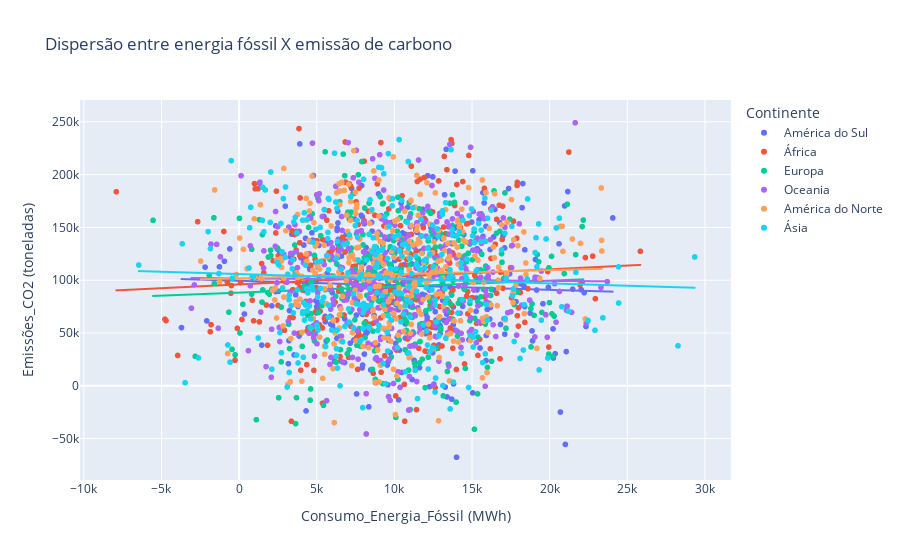

Write notebook code for a chart like this one.
### Markdown cell above
## • Crie gráficos de dispersão para analisar a correlação entre o consumo de energia fóssil e as emissões de CO2 por continente, incluindo uma linha de regressão.

### Code cell
px.scatter(energy_df, y='Emissões_CO2 (toneladas)', x='Consumo_Energia_Fóssil (MWh)', color='Continente', trendline='ols', title='Dispersão entre energia fóssil X emissão de carbono')

### Figure 1 — Plotly figure (JSON) as saved in the notebook; plotly's stock layout.template omitted (floating-point values rounded to 4 significant figures; data arrays with more than 128 entries replaced by an {"elided": "..."} marker saying what was removed)
{"data": [{"hovertemplate": "Continente=América do Sul<br>Consumo_Energia_Fóssil (MWh)=%{x}<br>Emissões_CO2 (toneladas)=%{y}<extra></extra>", "legendgroup": "América do Sul", "marker": {"color": "#636efa", "symbol": "circle"}, "mode": "markers", "name": "América do Sul", "showlegend": true, "type": "scattergl", "x": {"elided": "341 float values"}, "xaxis": "x", "y": {"elided": "341 float values"}, "yaxis": "y"}, {"hovertemplate": "<b>OLS trendline</b><br>Emissões_CO2 (toneladas) = -0.428704 * Consumo_Energia_Fóssil (MWh) + 99454.2<br>R<sup>2</sup>=0.001802<br><br>Continente=América do Sul<br>Consumo_Energia_Fóssil (MWh)=%{x}<br>Emissões_CO2 (toneladas)=%{y} <b>(trend)</b><extra></extra>", "legendgroup": "América do Sul", "marker": {"color": "#636efa", "symbol": "circle"}, "mode": "lines", "name": "América do Sul", "showlegend": false, "type": "scattergl", "x": {"elided": "341 float values"}, "xaxis": "x", "y": {"elided": "341 float values"}, "yaxis": "y"}, {"hovertemplate": "Continente=África<br>Consumo_Energia_Fóssil (MWh)=%{x}<br>Emissões_CO2 (toneladas)=%{y}<extra></extra>", "legendgroup": "África", "marker": {"color": "#EF553B", "symbol": "circle"}, "mode": "markers", "name": "África", "showlegend": true, "type": "scattergl", "x": {"elided": "324 float values"}, "xaxis": "x", "y": {"elided": "324 float values"}, "yaxis": "y"}, {"hovertemplate": "<b>OLS trendline</b><br>Emissões_CO2 (toneladas) = 0.714522 * Consumo_Energia_Fóssil (MWh) + 95999.7<br>R<sup>2</sup>=0.005177<br><br>Continente=África<br>Consumo_Energia_Fóssil (MWh)=%{x}<br>Emissões_CO2 (toneladas)=%{y} <b>(trend)</b><extra></extra>", "legendgroup": "África", "marker": {"color": "#EF553B", "symbol": "circle"}, "mode": "lines", "name": "África", "showlegend": false, "type": "scattergl", "x": {"elided": "324 float values"}, "xaxis": "x", "y": {"elided": "324 float values"}, "yaxis": "y"}, {"hovertemplate": "Continente=Europa<br>Consumo_Energia_Fóssil (MWh)=%{x}<br>Emissões_CO2 (toneladas)=%{y}<extra></extra>", "legendgroup": "Europa", "marker": {"color": "#00cc96", "symbol": "circle"}, "mode": "markers", "name": "Europa", "showlegend": true, "type": "scattergl", "x": {"elided": "332 float values"}, "xaxis": "x", "y": {"elided": "332 float values"}, "yaxis": "y"}, {"hovertemplate": "<b>OLS trendline</b><br>Emissões_CO2 (toneladas) = 0.567208 * Consumo_Energia_Fóssil (MWh) + 88220.5<br>R<sup>2</sup>=0.003246<br><br>Continente=Europa<br>Consumo_Energia_Fóssil (MWh)=%{x}<br>Emissões_CO2 (toneladas)=%{y} <b>(trend)</b><extra></extra>", "legendgroup": "Europa", "marker": {"color": "#00cc96", "symbol": "circle"}, "mode": "lines", "name": "Europa", "showlegend": false, "type": "scattergl", "x": {"elided": "332 float values"}, "xaxis": "x", "y": {"elided": "332 float values"}, "yaxis": "y"}, {"hovertemplate": "Continente=Oceania<br>Consumo_Energia_Fóssil (MWh)=%{x}<br>Emissões_CO2 (toneladas)=%{y}<extra></extra>", "legendgroup": "Oceania", "marker": {"color": "#ab63fa", "symbol": "circle"}, "mode": "markers", "name": "Oceania", "showlegend": true, "type": "scattergl", "x": {"elided": "344 float values"}, "xaxis": "x", "y": {"elided": "344 float values"}, "yaxis": "y"}, {"hovertemplate": "<b>OLS trendline</b><br>Emissões_CO2 (toneladas) = -0.118032 * Consumo_Energia_Fóssil (MWh) + 101727<br>R<sup>2</sup>=0.000135<br><br>Continente=Oceania<br>Consumo_Energia_Fóssil (MWh)=%{x}<br>Emissões_CO2 (toneladas)=%{y} <b>(trend)</b><extra></extra>", "legendgroup": "Oceania", "marker": {"color": "#ab63fa", "symbol": "circle"}, "mode": "lines", "name": "Oceania", "showlegend": false, "type": "scattergl", "x": {"elided": "344 float values"}, "xaxis": "x", "y": {"elided": "344 float values"}, "yaxis": "y"}, {"hovertemplate": "Continente=América do Norte<br>Consumo_Energia_Fóssil (MWh)=%{x}<br>Emissões_CO2 (toneladas)=%{y}<extra></extra>", "legendgroup": "América do Norte", "marker": {"color": "#FFA15A", "symbol": "circle"}, "mode": "markers", "name": "América do Norte", "showlegend": true, "type": "scattergl", "x": {"elided": "337 float values"}, "xaxis": "x", "y": {"elided": "337 float values"}, "yaxis": "y"}, {"hovertemplate": "<b>OLS trendline</b><br>Emissões_CO2 (toneladas) = 0.385109 * Consumo_Energia_Fóssil (MWh) + 101801<br>R<sup>2</sup>=0.001474<br><br>Continente=América do Norte<br>Consumo_Energia_Fóssil (MWh)=%{x}<br>Emissões_CO2 (toneladas)=%{y} <b>(trend)</b><extra></extra>", "legendgroup": "América do Norte", "marker": {"color": "#FFA15A", "symbol": "circle"}, "mode": "lines", "name": "América do Norte", "showlegend": false, "type": "scattergl", "x": {"elided": "337 float values"}, "xaxis": "x", "y": {"elided": "337 float values"}, "yaxis": "y"}, {"hovertemplate": "Continente=Ásia<br>Consumo_Energia_Fóssil (MWh)=%{x}<br>Emissões_CO2 (toneladas)=%{y}<extra></extra>", "legendgroup": "Ásia", "marker": {"color": "#19d3f3", "symbol": "circle"}, "mode": "markers", "name": "Ásia", "showlegend": true, "type": "scattergl", "x": {"elided": "322 float values"}, "xaxis": "x", "y": {"elided": "322 float values"}, "yaxis": "y"}, {"hovertemplate": "<b>OLS trendline</b><br>Emissões_CO2 (toneladas) = -0.441242 * Consumo_Energia_Fóssil (MWh) + 105800<br>R<sup>2</sup>=0.002325<br><br>Continente=Ásia<br>Consumo_Energia_Fóssil (MWh)=%{x}<br>Emissões_CO2 (toneladas)=%{y} <b>(trend)</b><extra></extra>", "legendgroup": "Ásia", "marker": {"color": "#19d3f3", "symbol": "circle"}, "mode": "lines", "name": "Ásia", "showlegend": false, "type": "scattergl", "x": {"elided": "322 float values"}, "xaxis": "x", "y": {"elided": "322 float values"}, "yaxis": "y"}], "layout": {"legend": {"title": {"text": "Continente"}, "tracegroupgap": 0}, "title": {"text": "Dispersão entre energia fóssil X emissão de carbono"}, "xaxis": {"anchor": "y", "domain": [0, 1], "title": {"text": "Consumo_Energia_Fóssil (MWh)"}}, "yaxis": {"anchor": "x", "domain": [0, 1], "title": {"text": "Emissões_CO2 (toneladas)"}}}}
